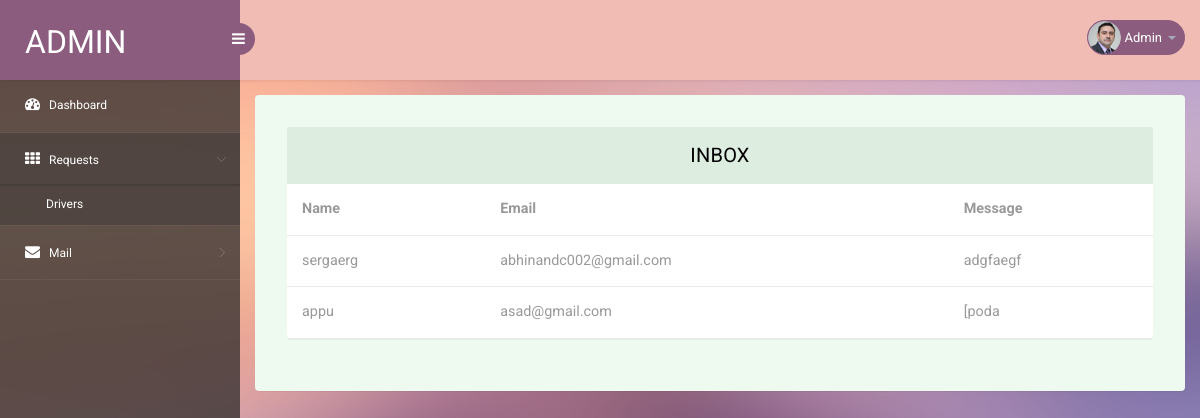
/inbox_messages, run on the app's committed database.
### app1/models.py (models this page shows, shortened)
class customer_message(models.Model):
    Name=models.CharField(max_length=30)
    Email=models.CharField(max_length=50)
    Message=models.CharField(max_length=1000)

### app1/views.py (the view)
# urls.py: path('inbox_messages', views.inbox_messages),
def inbox_messages(request):
    x=customer_message.objects.all()
    return render(request,'inbox.html',{'messages':x})

### template/inbox.html (shortened to what this page needs)
<!DOCTYPE html>
{% load static %}
<head>
<link rel="stylesheet" href="{% static 'css/bootstrap.min.css' %}" >
<link href="{% static 'css/style7.css' %}" rel='stylesheet' type='text/css' />
<link href="{% static 'css/style-responsive.css' %}" rel="stylesheet"/>
<link rel="stylesheet" href="{% static 'css/font.css' %}" type="text/css"/>
<link href="{% static 'css/font-awesome.css' %}" rel="stylesheet">
</head>
<body>
<section id="container">
<header class="header fixed-top clearfix">
<div class="brand">
    <a href="driverhome" class="logo">
        Admin
    </a>
    <div class="sidebar-toggle-box">
        <div class="fa fa-bars"></div>
    </div>
</div>
<div class="top-nav clearfix">
    <ul class="nav pull-right top-menu">
        <li class="dropdown">
            <a data-toggle="dropdown" class="dropdown-toggle" href="#">
                <img alt="" src="{% static 'images/2.png' %}">
                <span class="username">Admin</span>
                <b class="caret"></b>
            </a>
        </li>
    </ul>
</div>
</header>
<aside>
    <div id="sidebar" class="nav-collapse">
        <div class="leftside-navigation">
            <ul class="sidebar-menu" id="nav-accordion">
                <li>
                    <a href="adminhome">
                        <i class="fa fa-dashboard"></i>
                        <span>Dashboard</span>
                    </a>
                </li>
                <li class="sub-menu">
                    <a class="active" href="javascript:;">
                        <i class="fa fa-th"></i>
                        <span>Requests</span>
                    </a>
                    <ul class="sub">
                        <li><a class="active" href="table">Drivers</a></li>
                    </ul>
                </li>
                <li class="sub-menu">
                    <a href="javascript:;">
                        <i class="fa fa-envelope"></i>
                        <span>Mail </span>
                    </a>
                </li>
            </ul>            </div>
    </div>
</aside>
<section id="main-content">
	<section class="wrapper">
		<div class="table-agile-info">
 <div class="panel panel-default">
    <div class="panel-heading">
     Inbox
    </div>
    <div>
      <table class="table" ui-jq="footable" ui-options='{
        "paging": {
          "enabled": true
        },
        "filtering": {
          "enabled": true
        },
        "sorting": {
          "enabled": true
        }}'>
        <thead>
          <tr>
            <th>Name</th>
              <th>Email</th>
            <th>Message</th>
          </tr>
        </thead>
          <form action="" method="post">
        <tbody>
         {% for i in messages %}
            <td>{{i.Name}}</td>
            <td>{{i.Email}}</td>
              <td>{{i.Message}}</td>
        {% endfor %}
        </tbody>
          </form>
      </table>
    </div>
  </div>
</div>
</section>
</section>
</section>
</body>
</html>

### data on the page
customer_message: Name "sergaerg", Email "abhinandc002@gmail.com", Message "adgfaegf"
customer_message: Name "appu", Email "asad@gmail.com", Message "[poda"
